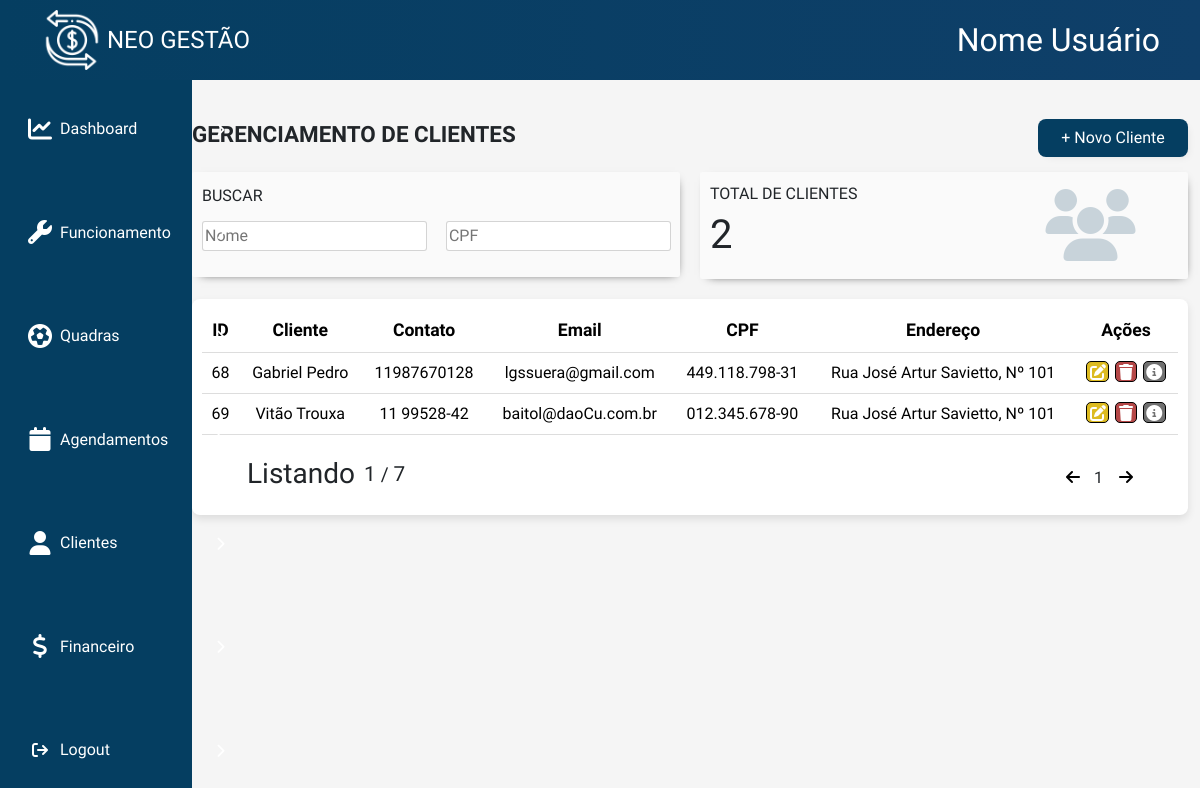
Screenshot of /public/assets/PHP/Clientes.php (signed in) with the database file from the repository.
### tables this page shows
CREATE TABLE `clientes` (
  `id` int(11) NOT NULL,
  `id_empresa` int(11) NOT NULL,
  `nome` varchar(50) NOT NULL,
  `sobrenome` varchar(50) NOT NULL,
  `dt_nascimento` date DEFAULT NULL,
  `email` varchar(45) NOT NULL,
  `cpf` char(14) NOT NULL,
  `cnpj` varchar(18) DEFAULT NULL,
  `rg` char(12) NOT NULL,
  `celular` char(11) NOT NULL,
  `cep` char(9) NOT NULL,
  `uf` char(2) NOT NULL,
  `cidade` varchar(50) NOT NULL,
  `rua` varchar(50) NOT NULL,
  `nCasa` varchar(7) NOT NULL,
  `complemento` varchar(50) DEFAULT NULL,
  `data_cadastro` datetime DEFAULT current_timestamp()
);

### public/assets/PHP/Clientes.php (the view, shortened to what this page needs)
?><!DOCTYPE html>
<html lang="pt-br">
<head>
    <link rel="stylesheet" href="../CSS/clientes.css">
    <link rel="stylesheet" href="../components/mensagem.css">
    <link rel="stylesheet" href="../components/header.css">
    <link rel="stylesheet" href="../components/sidebar.css">
    <link rel="stylesheet" href="../CSS/PopUp.css">
    <link rel="stylesheet" href="../CSS/bootstrap.min.css">
    <link rel="stylesheet" href="../CSS/all.css">
</head>
<body>
<div class="full-content">
    <?php require '../components/sidebar.php'; ?>
    <div id="main-content">
    <?php require '../components/header.php' ; ?>
        <?php include_once "./modalCliente/cadastroCli.php"; ?>
        <main>
            <?php
            $queryClientes = $pdo -> prepare(
            "SELECT
            count(*) AS total_clientes
            FROM
            clientes
            ");
            $queryClientes -> execute();
            $resultClientes = $queryClientes ->fetchAll(PDO::FETCH_ASSOC);
            $total_clientes = [];
            foreach($resultClientes as $cliente){
                $total_clientes[] = $cliente['total_clientes'];
            }
            ?>
            <div class="container">
                <section class="top-area">
                    <div class="titulo">
                        <h3><strong>GERENCIAMENTO DE CLIENTES</strong></h3>
                    </div>
                    <div class="adicionar">
                        <button id='openPopUpCadastro' class="btn btn-primary" type="button" data-bs-toggle="modal" data-bs-target="#modalCadastro">+ Novo Cliente</button>
                    </div>
                </section>
                <div class="mid-area">
                    <div class="pesquisar">
                        <h6>BUSCAR</h6>
                        <div class="main-pesquisar">
                            <form action="" method="post">
                                <div class="group">
                                    <input type="text"  name="nomeCli" id="nomeCli" placeholder="Nome">
                                </div>
                                <div class="group">
                                    <input type="text" name="cpfCli" id="nomeCli" placeholder="CPF">
                                </div>
                            </form>
                        </div>
                    </div>
                    <div class="total-clientes">
                        <div class="grupo">
                            <h6>TOTAL DE CLIENTES</h6>
                            <div class="main-total-clientes">
                                <h1><label for="totalCli"><?=$total_clientes[0];?></label></h1>
                                <div class="icone-total">
                                    <i class="fa-solid fa-users fa-xl"></i>
                                </div>
                            </div>
                        </div>
                    </div>
                </div>
                    <div class="table-clientes">
                        <table class="table table-hover">
                            <thead>
                                <tr>
                                <th scope="col">ID</th>
                                <th scope="col">Cliente</th>
                                <th scope="col">Contato</th>
                                <th scope="col">Email</th>
                                <th scope="col">CPF</th>
                                <th scope="col">Endereço</th>
                                <th scope="col">Ações</th>
                                </tr>
                            </thead>
                            <tbody>
                            <?php
                                $username = $_SESSION['username'];
                                $id_empresa = buscarIdEmpresa($username);
                                $buscarClientes = $pdo->prepare("SELECT id, nome, sobrenome, celular, email, cpf, rua, nCasa
                                FROM clientes WHERE id_empresa = :id_empresa LIMIT 10");
                                $buscarClientes->execute(array(
                                    ':id_empresa' => $id_empresa
                                ));
                                $result = $buscarClientes->fetchAll(PDO::FETCH_ASSOC);
                                foreach($result as $row):
                            ?>
                                    <tr>
                                        <td scope ='row'><label for='idCli'><?= $row['id'] ?></label></td>
                                        <td scope ='row'><label for='nomeCli'><?= $row['nome']." ". $row['sobrenome'] ?></label></td>
                                        <td><label for='contatoCli'><?= $row['celular'] ?></label></td>
                                        <td><label for='emailCli'><?= $row['email'] ?></label></td>
                                        <td><label for='cpfCli'><?= $row['cpf'] ?></label></td>
                                        <td><label for='enderecoCli'><?= $row['rua'] .", Nº ". $row['nCasa'] ?></label></td>
                                        <td class='icons-item'>
                                            <a id='openPopUpEditar' class=".$row['id']." href='#'><i  class='fa-solid fa-pen-to-square first'></i></a>
                                            <a id='openPopUpExcluir'href='#'><i class='fa-solid fa-trash second'></i></a>
                                            <a id='openPopUpInfo'href='#'><i class='fa-solid fa-circle-info third'></i></a>
                                        </td>
                                    </tr>
                                <?php
                                    endforeach
                                ?>
                            </tbody>
                        </table>
                        <div class="footer-table">
                            <div class='esquerda'>
                                <h3>Listando</h3>
                                <div class='labels'><label for='paginaAtual'>1</label> <p>/</p> <label for='totalPaginas'>7</label></div>
                            </div>
                            <div class='direita'><a href='#'><i class='fa-solid fa-arrow-left'></i></a> <label for='paginaAtual'>1</label> <a href='#'><i class='fa-solid fa-arrow-right'></i></a></div>
                        </div>
                    </div>
                </div>
            </div>
    </div>
</body>
</html>

### public/assets/CSS/clientes.css (style rules this page uses)
* { margin: 0; padding: 0; box-sizing: border-box; font-family: "Cabin", sans-serif; }
.full-content { display: flex; width: 100%; min-height: 100vh; flex-direction: column; }
.container { width: 100%; height: 100%; display: flex; flex-direction: column; }
.titulo h3 { max-width: 100%; width: 100%; font-size: 1.4rem; }
.top-area { display: flex; padding: 15px 0; align-items: center; justify-content: space-between; width: 100%; }
.top-area .adicionar { margin-left: 3px; max-width: 100%; }
.top-area .adicionar button { background-color: rgba(5, 62, 97, 1); color: white; height: 38px; width: 150px; border-radius: 8px; font-weight: 500; box-shadow: 4px 4px 8px -5px rgba(0, 0, 0, 0.1); border: none; }
.mid-area { display: flex; width: 100%; height: 100%; justify-content: space-between; }
.pesquisar { display: flex; justify-content: center; flex-direction: column; width: 49%; height: 100%; padding: 14px 0px 20px 0px; margin-bottom: 20px; border-radius: 2px; box-shadow: 2px 3px 10px -7px rgb(0, 0, 0); background-color: rgb(250, 250, 250); }
.pesquisar h6 { padding: 0px 0px 0px 10px; }
.main-pesquisar { padding: 8px 9px 6px 10px; width: 100%; }
.main-pesquisar form { display: flex; justify-content: space-between; }
.group { display: flex; flex-direction: column; width: 48%; }
.total-clientes { display: flex; width: 49%; height: 100%; padding: 12px 0px; margin-bottom: 20px; border-radius: 2px; box-shadow: 2px 3px 10px -7px rgb(0, 0, 0); background-color: rgb(250, 250, 250); position: relative; }
.total-clientes h6 { padding-left: 10px; }
.main-total-clientes { padding: 0px 0px 0px 10px; }
.icone-total { position: absolute; top: 50%; left: 50%; transform: translate(25%, -50%); z-index: 1; opacity: 0.20; color: rgba(5, 62, 97, 1); font-size: 3rem; width: 40%; height: 100%; display: flex; align-items: center; justify-content: center; }
.table-clientes { width: 100% !important; height: 100%; margin: 0 auto; background-color: #ffffff; border-radius: 8px; box-shadow: 0 4px 8px rgba(0, 0, 0, 0.1); padding: 10px; justify-content: space-between; }
table { width: 100% !important; margin: 0 auto; justify-content: space-between; }
table th { font-size: 1.1rem; font-weight: 600; }
table td { font-size: 1rem; font-weight: 400; }
table th, table td { padding: 10px; text-align: center; border-bottom: 1px solid #ddd; }
table td a:not(:last-child) { margin-right: 2px; }
table td i { color: rgb(255, 255, 255); border: 0.5px solid black; padding: 2px 2.5px 1.8px 2.5px; border-radius: 5px; background-color: rgb(221, 187, 33); align-items: center; justify-content: center; }
.icons-item .second { background-color: #B54848; color: white; padding: 2px 2.8px 1.8px 2.5px; }
.icons-item .third { background-color: #707070; color: white; }
.footer-table { display: flex; align-items: center; justify-content: space-between; margin: 0 25px 0 25px; }
.footer-table .esquerda { display: flex; flex-direction: row; align-items: center; }
.footer-table .esquerda label { margin-bottom: 6px; font-size: 1.3rem; }
.footer-table .esquerda p { margin-top: 10px; font-size: 1.2rem; }
.footer-table .esquerda label, p { margin-left: 5px; }
.footer-table .esquerda .labels { display: flex; flex-direction: row; margin-left: 4px; align-items: center; }
.footer-table .direita a { color: black; }
.footer-table .direita { margin-right: 20px; }
.footer-table .direita a:not(:last-child) { margin-right: 10px; }
.footer-table .direita label { margin-right: 12px; }

### public/assets/components/sidebar.css (style rules this page uses)
#main-content { flex: 1; background: whitesmoke; margin-left: 15vw; margin-top: 80px; padding: 24px 0px 0px 0px; }
.full-content { display: flex; width: 100%; min-height: 100vh; }
.esquerda { display: flex; margin-left: 20px; }

### public/assets/CSS/PopUp.css (style rules this page uses)
* { box-sizing: border-box; }

### rows the page displays
clientes: id "68", nome "Gabriel", sobrenome "Pedro", celular "11987670128", email "lgssuera@gmail.com", cpf "449.118.798-31", rua "Rua José Artur Savietto", nCasa "101"
clientes: id "69", nome "Vitão", sobrenome "Trouxa", celular "11 99528-42", email "baitol@daoCu.com.br", cpf "012.345.678-90", rua "Rua José Artur Savietto", nCasa "101"

### other values shown
$total_clientes[0] "2"
